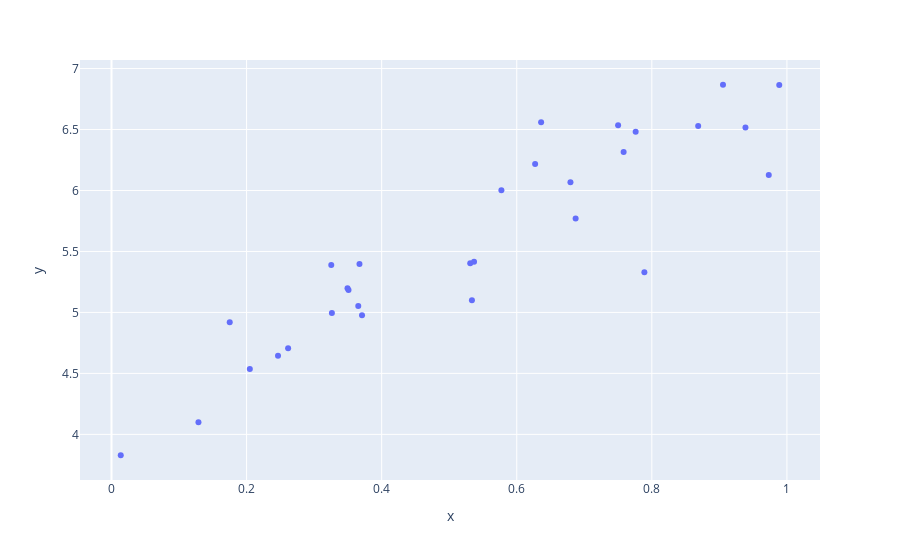

Source (notebook cell):
### Markdown cell above
### Solution - split the data

### Code cell
num_samples = 30

X = np.random.rand(num_samples, 1)
y = theta_0_true + theta_1_true * X + np.random.randn(num_samples, 1) / 3

df = pd.DataFrame({'x': X.flatten(), 'y': y.flatten()})

X = df[["x"]]
y = df["y"]
px.scatter(df, "x", "y")

### Figure 1 — Plotly figure (JSON) as saved in the notebook; plotly's stock layout.template omitted (floating-point values rounded to 4 significant figures)
{"data": [{"hovertemplate": "x=%{x}<br>y=%{y}<extra></extra>", "legendgroup": "", "marker": {"color": "#636efa", "symbol": "circle"}, "mode": "markers", "name": "", "orientation": "v", "showlegend": false, "type": "scatter", "x": [0.01369, 0.5311, 0.175, 0.2048, 0.7583, 0.5336, 0.3709, 0.9731, 0.7501, 0.5368, 0.9887, 0.789, 0.6272, 0.2615, 0.3494, 0.3254, 0.9386, 0.8686, 0.3509, 0.1287, 0.5773, 0.6361, 0.7761, 0.6872, 0.9054, 0.3263, 0.3671, 0.2466, 0.6795, 0.3654], "xaxis": "x", "y": [3.829, 5.403, 4.92, 4.536, 6.316, 5.101, 4.977, 6.127, 6.535, 5.416, 6.865, 5.33, 6.216, 4.706, 5.198, 5.388, 6.516, 6.529, 5.185, 4.099, 6.001, 6.56, 6.483, 5.769, 6.867, 4.996, 5.396, 4.646, 6.067, 5.053], "yaxis": "y"}], "layout": {"legend": {"tracegroupgap": 0}, "margin": {"t": 60}, "xaxis": {"anchor": "y", "domain": [0, 1], "title": {"text": "x"}}, "yaxis": {"anchor": "x", "domain": [0, 1], "title": {"text": "y"}}}}
